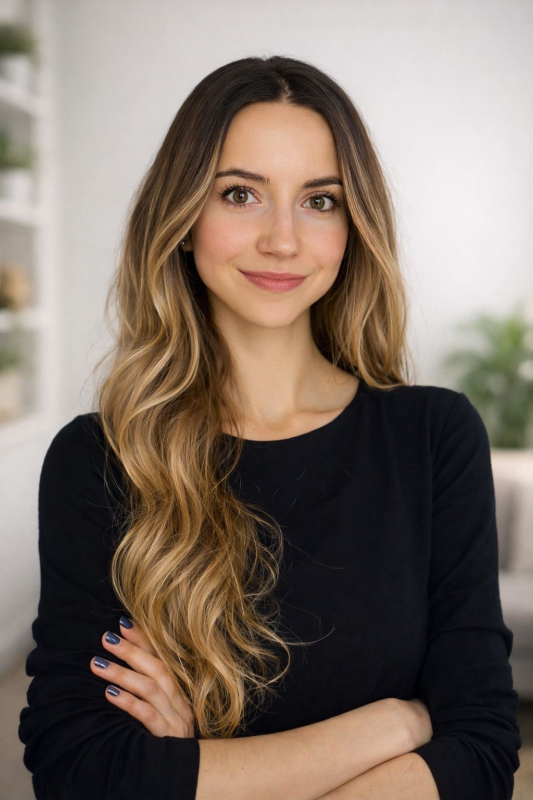
#> input picture natalia-nutrition-site-image-automation-fix/assets/images/natalia-hero.jpg, 1066 x 1600 px (shown at 1/2 size)
$ python create_cutout.py
#> lines starting #> are read from the running program, lines starting #| are printed output that depends on the picture; after the words box and inside, x2 and y2 are one past the last pixel; in counts of white or black regions, pixels touching at a corner belong together
from __future__ import annotations

from collections import deque
from pathlib import Path

import numpy as np
from PIL import Image, ImageFilter


ROOT = Path(__file__).resolve().parents[1]
SOURCE = ROOT / "assets" / "images" / "natalia-hero.jpg"
TARGET = ROOT / "assets" / "images" / "natalia-hero-cutout.png"


def main() -> None:
    image = Image.open(SOURCE).convert("RGB")
#> image is the input picture: PIL image 1066x1600 RGB; mean R, G, B 126.7, 112.5, 102.1
    rgb = np.array(image).astype(np.int32)
    height, width = rgb.shape[:2]

    edge = np.concatenate(
        [
            rgb[:28].reshape(-1, 3),
            rgb[-28:].reshape(-1, 3),
            rgb[:, :28].reshape(-1, 3),
            rgb[:, -28:].reshape(-1, 3),
        ]
    )
    edge_luma = edge.mean(axis=1)
    edge_sat = edge.max(axis=1) - edge.min(axis=1)
    edge = edge[(edge_luma > 95) & (edge_sat < 125)]
    palette = np.array(
        [np.percentile(edge, q, axis=0) for q in [3, 8, 15, 25, 40, 55, 70, 85, 95, 98]],
        dtype=np.int32,
    )
#> palette = [[115, 105, 86], [124, 112, 94], [136, 125, 102], [163, 149, 123], [186, 164, 152], [198, 187, 179], [210, 204, 203], [218, 213, 212], [230, 226, 226], [232, 228, 229]]

    flat = rgb.reshape(-1, 3)
    distances = np.sqrt(((flat[:, None, :] - palette[None, :, :]).astype(np.float32) ** 2).sum(axis=2))
    distances = distances.min(axis=1).reshape(height, width)
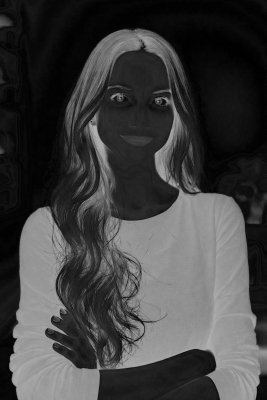
#> distances: shape (1600, 1066) float32 (shown at 1/4 size); min 0, max 177.9, mean 64.6
    brightness = rgb.mean(axis=2)
    saturation = rgb.max(axis=2) - rgb.min(axis=2)
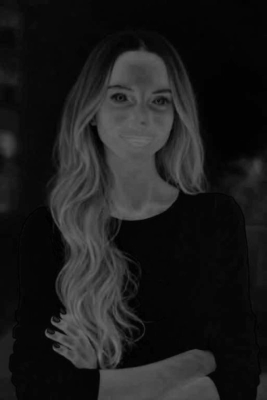
#> saturation: shape (1600, 1066) int32 (shown at 1/4 size); min 0, max 112, mean 28
    y_grid, x_grid = np.ogrid[:height, :width]

    green_background = (
        (rgb[:, :, 1] > rgb[:, :, 0] - 18)
        & (rgb[:, :, 1] > rgb[:, :, 2] - 8)
        & (brightness > 85)
        & (saturation < 135)
    )
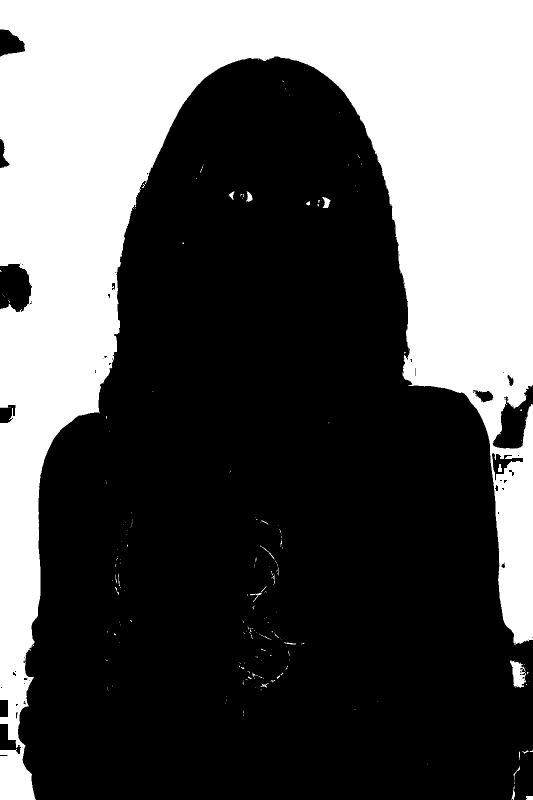
#> green_background: shape (1600, 1066) bool (shown at 1/2 size); 35.2% white; 221 white regions (192 under 20 px), largest, box (x1, y1, x2, y2) and area: (0, 0, 1066, 1600) 597452, (1020, 1321, 1052, 1376) 1059, (645, 394, 661, 416) 215
    edge_background = ((x_grid < width * 0.16) | (x_grid > width * 0.84)) & (brightness > 80) & (saturation < 150)
#> edge_background: shape (1600, 1066) bool; 21.6% white; 11 white regions (7 under 20 px), largest, box (x1, y1, x2, y2) and area: (0, 0, 171, 1600) 195054, (896, 0, 1066, 1295) 168454, (1023, 1498, 1066, 1600) 3412, (1019, 1318, 1066, 1379) 2164
    can_be_background = (distances < 68) | ((brightness > 172) & (saturation < 82)) | green_background | edge_background
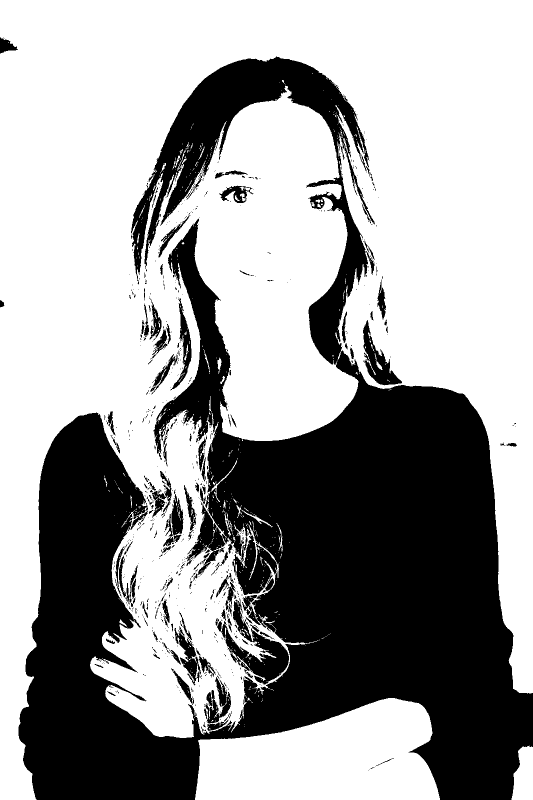
#> can_be_background: shape (1600, 1066) bool (shown at 1/2 size); 62.6% white; 794 black regions (657 under 20 px), largest, box (x1, y1, x2, y2) and area: (37, 113, 1066, 1600) 597236, (434, 1196, 578, 1369) 7865, (726, 640, 804, 771) 3569

    center_zone = ((x_grid - width * 0.5) / (width * 0.43)) ** 2 + ((y_grid - height * 0.51) / (height * 0.57)) ** 2 < 1
    skin_like = (
        (rgb[:, :, 0] > 118)
        & (rgb[:, :, 1] > 75)
        & (rgb[:, :, 2] > 55)
        & (rgb[:, :, 0] > rgb[:, :, 1] + 8)
        & (rgb[:, :, 0] > rgb[:, :, 2] + 22)
    )
#> skin_like: shape (1600, 1066) bool; 22.6% white; 719 white regions (658 under 20 px), largest, box (x1, y1, x2, y2) and area: (186, 186, 715, 982) 190026, (391, 1396, 879, 1600) 71635, (181, 1011, 532, 1475) 53647
    dark_subject = brightness < 135
#> dark_subject: shape (1600, 1066) bool; 54.7% white; 459 black regions (383 under 20 px), largest, box (x1, y1, x2, y2) and area: (0, 0, 1066, 1306) 541970, (407, 204, 704, 881) 115333, (392, 1399, 851, 1600) 51226
    warm_hair = (
        (rgb[:, :, 0] > 90)
        & (rgb[:, :, 1] > 50)
        & (rgb[:, :, 2] < 90)
        & (rgb[:, :, 0] > rgb[:, :, 2] + 24)
    )
#> warm_hair: shape (1600, 1066) bool; 12.3% white; 806 white regions (738 under 20 px), largest, box (x1, y1, x2, y2) and area: (196, 172, 684, 1476) 151222, (670, 200, 818, 777) 27905, (572, 401, 717, 833) 6916
    protect_subject = center_zone & (skin_like | dark_subject | warm_hair)
#> protect_subject: shape (1600, 1066) bool; 56.9% white; 23 black regions (16 under 20 px), largest, box (x1, y1, x2, y2) and area: (0, 0, 1066, 1600) 733677, (815, 728, 827, 760) 240, (647, 396, 658, 416) 142
    can_be_background[protect_subject] = False
#> can_be_background: shape (1600, 1066) bool; 36% white; 27 white regions (17 under 20 px), largest, box (x1, y1, x2, y2) and area: (0, 0, 1066, 1600) 603602, (769, 1507, 880, 1600) 5715, (1023, 1491, 1066, 1600) 3640

    visited = np.zeros((height, width), dtype=bool)
    queue: deque[tuple[int, int]] = deque()
    for x in range(width):
        for y in (0, height - 1):
            if can_be_background[y, x]:
                visited[y, x] = True
                queue.append((y, x))
#> visited: shape (1600, 1066) bool; 0.08% white in thin lines or dots
    for y in range(height):
        for x in (0, width - 1):
            if can_be_background[y, x] and not visited[y, x]:
                visited[y, x] = True
                queue.append((y, x))
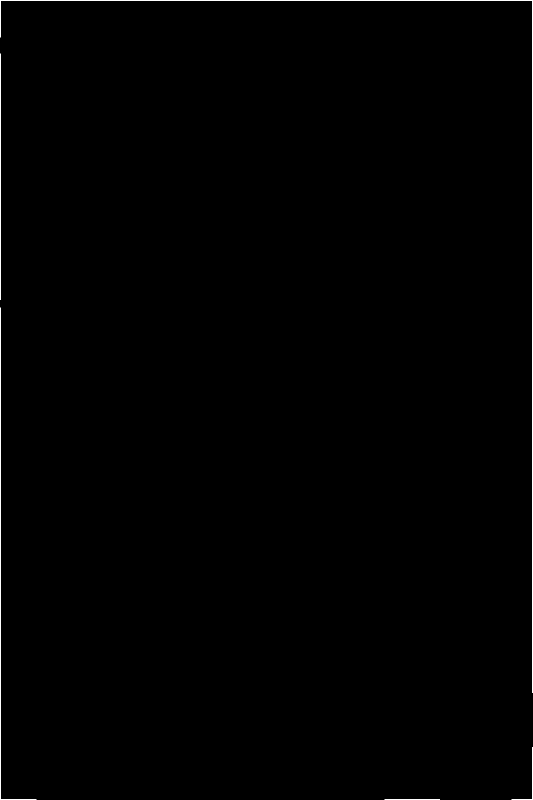
#> visited: shape (1600, 1066) bool (shown at 1/2 size); 0.25% white in thin lines or dots

    while queue:
        y, x = queue.popleft()
        for next_y, next_x in ((y - 1, x), (y + 1, x), (y, x - 1), (y, x + 1)):
            if 0 <= next_y < height and 0 <= next_x < width and can_be_background[next_y, next_x] and not visited[next_y, next_x]:
                visited[next_y, next_x] = True
                queue.append((next_y, next_x))

    mask = ~visited
    loose_background = ((distances < 78) | ((brightness > 158) & (saturation < 95)) | green_background | edge_background) & ~protect_subject
#> loose_background: shape (1600, 1066) bool; 36.1% white; 28 white regions (18 under 20 px), largest, box (x1, y1, x2, y2) and area: (0, 0, 1066, 1600) 604461, (769, 1507, 880, 1600) 5726, (1022, 1487, 1066, 1600) 3752
    green_blobs = (
        (rgb[:, :, 1] >= rgb[:, :, 0] - 40)
        & (rgb[:, :, 1] >= rgb[:, :, 2] - 45)
        & (brightness > 65)
        & (saturation < 175)
        & ~protect_subject
    )
#> green_blobs: shape (1600, 1066) bool; 35.8% white; 30 white regions (17 under 20 px), largest, box (x1, y1, x2, y2) and area: (0, 0, 1066, 1600) 603165, (1023, 1493, 1066, 1600) 3613, (800, 1507, 880, 1600) 1875
    right_edge_background = (
        (x_grid > width * 0.80)
        & (y_grid < height * 0.62)
        & (brightness > 70)
        & (rgb[:, :, 1] >= rgb[:, :, 0] - 70)
        & (rgb[:, :, 1] >= rgb[:, :, 2] - 70)
        & ~protect_subject
    )
#> right_edge_background: shape (1600, 1066) bool; 10.4% white; 3 white regions (2 under 20 px), largest, box (x1, y1, x2, y2) and area: (853, 0, 1066, 992) 176709
    mask[loose_background | green_blobs | right_edge_background] = False

    mask_image = Image.fromarray(mask.astype("uint8") * 255, "L")
    mask_image = mask_image.filter(ImageFilter.MaxFilter(5)).filter(ImageFilter.MedianFilter(7)).filter(ImageFilter.GaussianBlur(1.5))
    alpha = np.array(mask_image)
    alpha = np.where(alpha < 35, 0, alpha)
    alpha = np.where(alpha > 220, 255, alpha).astype("uint8")
    right_edge_noise = (
        (x_grid > width * 0.82)
        & (y_grid < height * 0.60)
        & (brightness > 70)
        & (rgb[:, :, 1] > rgb[:, :, 0] - 20)
        & (rgb[:, :, 1] > rgb[:, :, 2] - 30)
        & ~skin_like
    )
#> right_edge_noise: shape (1600, 1066) bool; 9.5% white; 3 white regions (1 under 20 px), largest, box (x1, y1, x2, y2) and area: (875, 0, 1066, 960) 161058, (1036, 930, 1066, 960) 737
    alpha[right_edge_noise] = 0
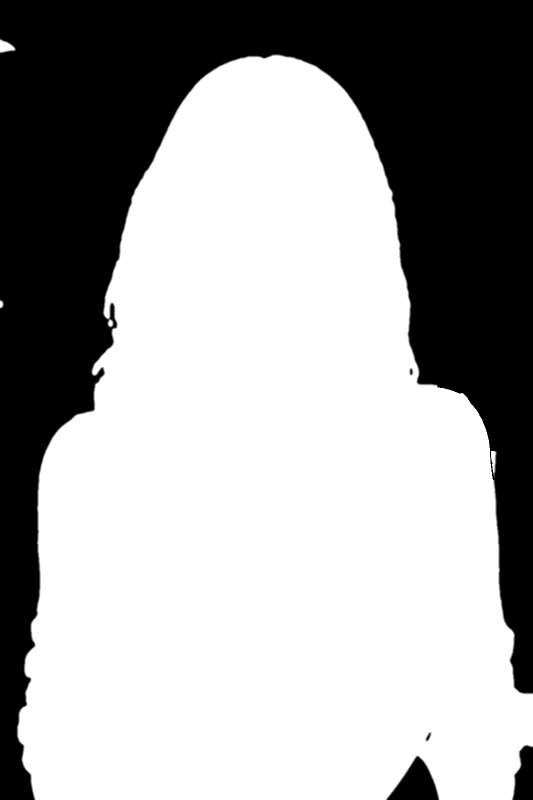
#> alpha: shape (1600, 1066) (shown at 1/2 size); min 0, max 255, mean 163.4

    cutout = image.convert("RGBA")
    cutout.putalpha(Image.fromarray(alpha, "L"))
    cutout = cutout.crop((40, 48, 1042, 1600))
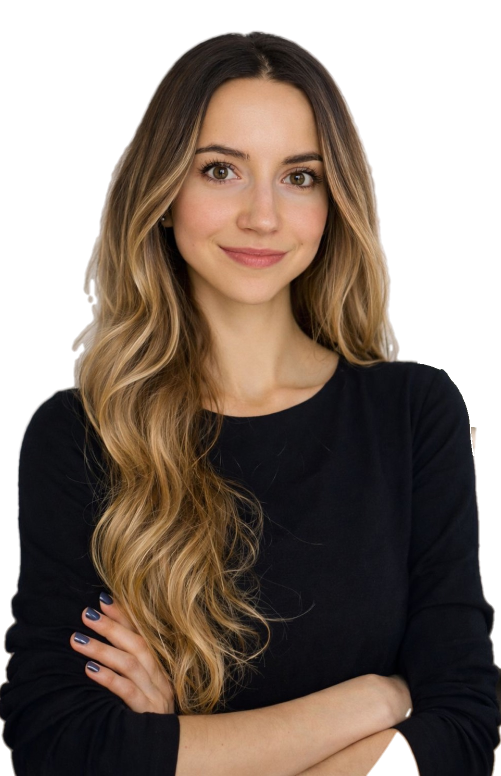
#> cutout: PIL image 1002x1552 RGBA (shown at 1/2 size); mean R, G, B, A 121.7, 106.8, 96.1, 178.6; transparent parts drawn white
    cutout.save(TARGET)


if __name__ == "__main__":
    main()
